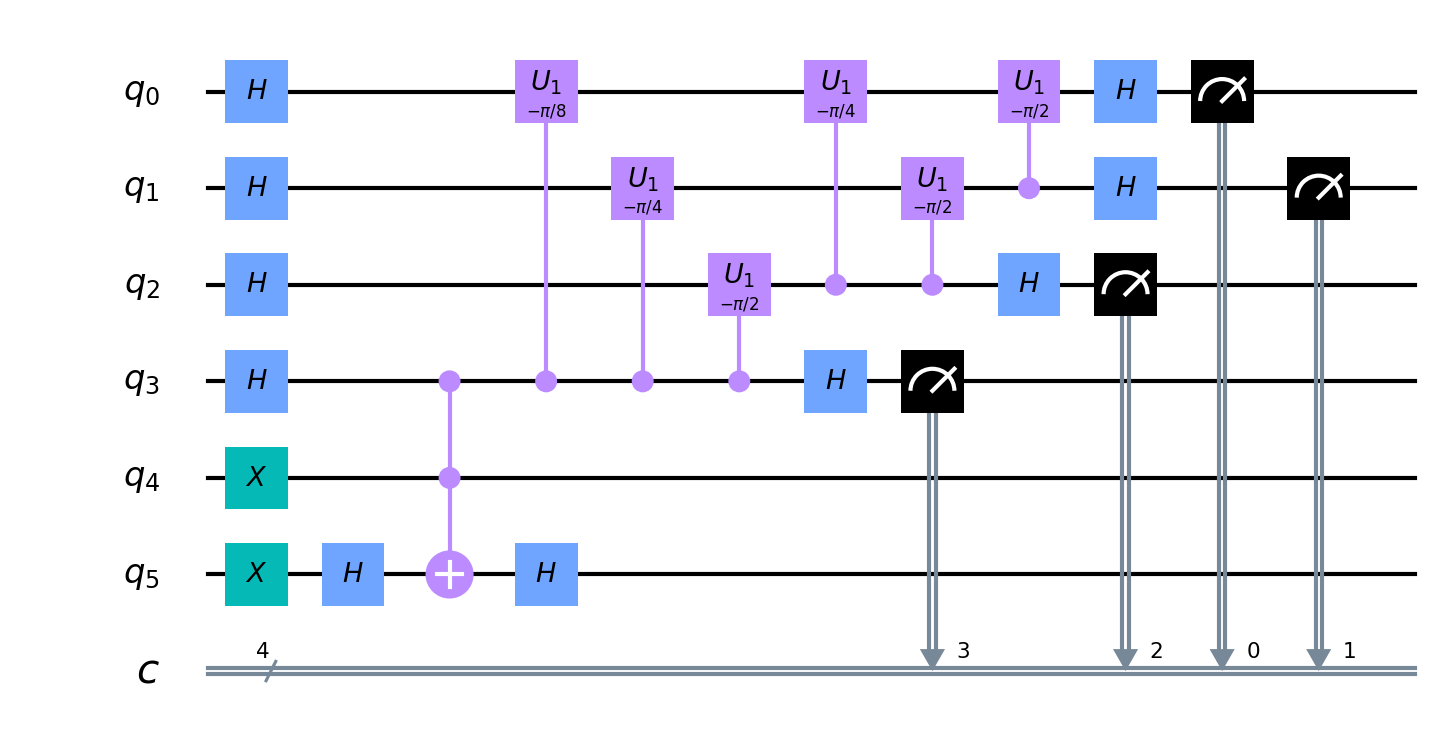

Write the Python code that produced this figure.
#Circuit implementation of phase estimation
import numpy as np
from qiskit import(
  QuantumCircuit,
  execute,
  ClassicalRegister, QuantumRegister,
  Aer)
import math
import matplotlib.pyplot as plt
import operator
from qiskit.visualization import plot_histogram
#Subroutine for qft
def qft(circ, q, n):
    for j in range(n):
        circ.h(q[j])
        for k in range(j+1,n):
            circ.cu1(math.pi/float(2**(k-j)), q[k], q[j])
#Subroutine for inverse qft or qft dagger
def qft_dagger(circ, q, n):
    for j in range(n):
        k = (n-1) - j
        for m in range(k):
            circ.cu1(-math.pi/float(2**(k-m)), q[k], q[m])
        circ.h(q[k])
#Circuit is designed by assigning respective gates to qubits
q2 = QuantumRegister(6, 'q') #an array of qubits
#First four contains the phase, last two are used as ancilla qubits
c2 = ClassicalRegister(4, 'c')
circuit = QuantumCircuit(6,4) #Circuit
simulator = Aer.get_backend('qasm_simulator')
circuit.h(q2[0])
circuit.h(q2[1]) #Hadamard
circuit.h(q2[2])
circuit.h(q2[3])

circuit.x(q2[4]) #CNOT
circuit.x(q2[5])

circuit.h(q2[5])
circuit.ccx(q2[3], q2[4], q2[5]) #Toffoli
circuit.h(q2[5])	
qft_dagger(circuit, q2, 4)
circuit.measure([q2[0],q2[1],q2[2],q2[3]],[c2[0],c2[1],c2[2],c2[3]]) #Measurement
circuit.draw(filename="phaseEstimation.png") #Uncomment to save the circuit as a png
# print(circuit) Uncomment to print circuit on terminal
job = execute(circuit, simulator, shots=3200) #Executes on the simulator

# Grab results from the job
result = job.result()

# Returns counts
counts = result.get_counts(circuit) #dictionary of state and its count
print(counts)
plt.bar(counts.keys(),counts.values()) #To plot the counts
plt.show()
m = max(counts.items(), key=operator.itemgetter(1))[0]
print(m) # The state with highest probability(count)
# Finding the phase int(m) = 2^n x phase
m = int(m, 2) 
phase = (m/16)
print(phase)
